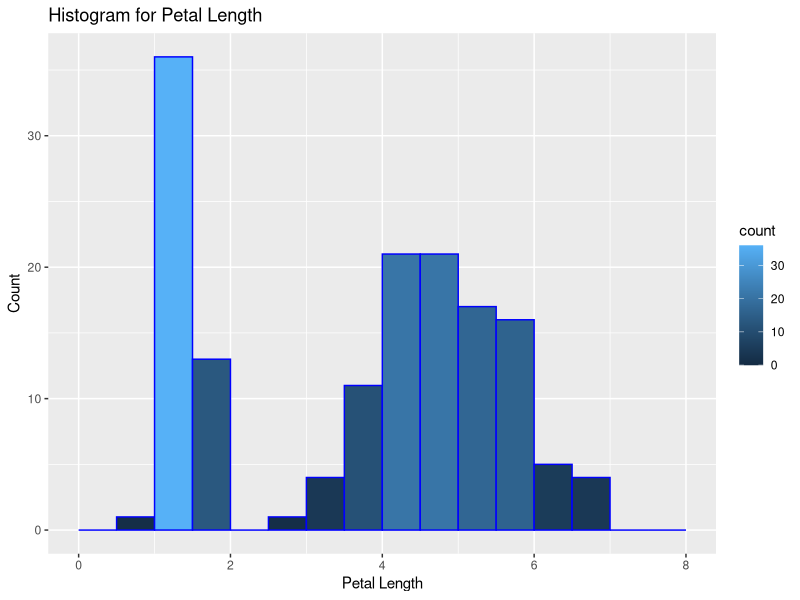

Write R code to recreate this figure.
data(iris)
?mean
petal_length_mean = mean(iris$Petal.Length)
install.packages(ggplot2)
library(ggplot2)
ggplot(data=iris, aes(Petal.Length))+
  geom_histogram(breaks=seq(0,8,by=.5),
                 col="blue",
                 aes(fill=..count..))+
  
  labs(title="Histogram for Petal Length", x="Petal Length", y="Count")


#new in the class
##install.packages("esquisse")
##library(esquisse)
## esquisse::esquisser()
#this code kind of turns the R into SPSS just using clicking

